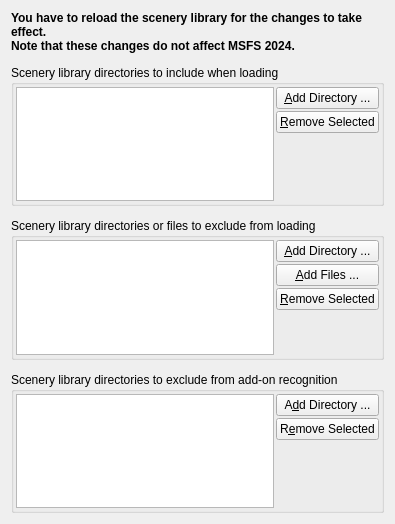
          <widget class="QWidget" name="scrollAreaWidgetContents_18">
           <property name="geometry">
            <rect>
             <x>0</x>
             <y>0</y>
             <width>395</width>
             <height>524</height>
            </rect>
           </property>
           <layout class="QGridLayout" name="gridLayout_38">
            <property name="verticalSpacing">
             <number>12</number>
            </property>
            <item row="0" column="0">
             <widget class="QLabel" name="labelOptionsDatabaseReload">
              <property name="sizePolicy">
               <sizepolicy hsizetype="Preferred" vsizetype="Minimum">
                <horstretch>0</horstretch>
                <verstretch>0</verstretch>
               </sizepolicy>
              </property>
              <property name="text">
               <string>&lt;p&gt;&lt;b&gt;You have to reload the scenery library for the changes to take effect.&lt;br/&gt;Note that these changes do not affect MSFS 2024.&lt;/b&gt;&lt;/p&gt;</string>
              </property>
              <property name="wordWrap">
               <bool>true</bool>
              </property>
              <property name="margin">
               <number>10</number>
              </property>
              <property name="textInteractionFlags">
               <set>Qt::LinksAccessibleByMouse|Qt::TextSelectableByMouse</set>
              </property>
             </widget>
            </item>
            <item row="2" column="0">
             <widget class="QGroupBox" name="groupBox_37">
              <property name="title">
               <string>Scenery library directories or files to exclude from loading</string>
              </property>
              <layout class="QGridLayout" name="gridLayout_52">
               <property name="leftMargin">
                <number>2</number>
               </property>
               <property name="topMargin">
                <number>2</number>
               </property>
               <property name="rightMargin">
                <number>2</number>
               </property>
               <property name="bottomMargin">
                <number>2</number>
               </property>
               <property name="spacing">
                <number>2</number>
               </property>
               <item row="0" column="0" rowspan="4">
                <widget class="QTableWidget" name="tableWidgetOptionsDatabaseExclude">
                 <property name="sizePolicy">
                  <sizepolicy hsizetype="Expanding" vsizetype="Ignored">
                   <horstretch>0</horstretch>
                   <verstretch>0</verstretch>
                  </sizepolicy>
                 </property>
                 <property name="toolTip">
                  <string>All directories including sub-directories and files in this list will be omitted when loading the scenery library into the Little Navmap database.
You can also use this list to speed up database loading if you exclude directories that do not contain airports or navaids.
These paths apply to all Flight Simulators (FSX, Prepar3D, MSFS and X-Plane).
You have to reload the scenery library so that the changes take effect.</string>
                 </property>
                 <property name="editTriggers">
                  <set>QAbstractItemView::NoEditTriggers</set>
                 </property>
                 <property name="tabKeyNavigation">
                  <bool>false</bool>
                 </property>
                 <property name="showDropIndicator" stdset="0">
                  <bool>false</bool>
                 </property>
                 <property name="alternatingRowColors">
                  <bool>true</bool>
                 </property>
                 <property name="selectionMode">
                  <enum>QAbstractItemView::ExtendedSelection</enum>
                 </property>
                 <property name="textElideMode">
                  <enum>Qt::ElideLeft</enum>
                 </property>
                 <property name="horizontalScrollMode">
                  <enum>QAbstractItemView::ScrollPerPixel</enum>
                 </property>
                 <property name="wordWrap">
                  <bool>false</bool>
                 </property>
                 <property name="cornerButtonEnabled">
                  <bool>false</bool>
                 </property>
                 <attribute name="horizontalHeaderVisible">
                  <bool>false</bool>
                 </attribute>
                 <attribute name="verticalHeaderVisible">
                  <bool>false</bool>
                 </attribute>
                 <attribute name="verticalHeaderHighlightSections">
                  <bool>false</bool>
                 </attribute>
                </widget>
               </item>
               <item row="0" column="1">
                <widget class="QPushButton" name="pushButtonOptionsDatabaseAddExcludeDir">
                 <property name="text">
                  <string>&amp;Add Directory ...</string>
                 </property>
                </widget>
               </item>
               <item row="1" column="1">
                <widget class="QPushButton" name="pushButtonOptionsDatabaseAddExcludeFile">
                 <property name="text">
                  <string>&amp;Add Files ...</string>
                 </property>
                </widget>
               </item>
               <item row="2" column="1">
                <widget class="QPushButton" name="pushButtonOptionsDatabaseRemoveExclude">
                 <property name="text">
                  <string>&amp;Remove Selected</string>
                 </property>
                </widget>
               </item>
               <item row="3" column="1">
                <spacer name="verticalSpacer_21">
                 <property name="orientation">
                  <enum>Qt::Vertical</enum>
                 </property>
                 <property name="sizeHint" stdset="0">
                  <size>
                   <width>20</width>
                   <height>40</height>
                  </size>
                 </property>
                </spacer>
               </item>
              </layout>
             </widget>
            </item>
            <item row="3" column="0">
             <widget class="QGroupBox" name="groupBox_38">
              <property name="title">
               <string>Scenery library directories to exclude from add-on recognition</string>
              </property>
              <layout class="QGridLayout" name="gridLayout_53">
               <property name="leftMargin">
                <number>2</number>
               </property>
               <property name="topMargin">
                <number>2</number>
               </property>
               <property name="rightMargin">
                <number>2</number>
               </property>
               <property name="bottomMargin">
                <number>2</number>
               </property>
               <property name="spacing">
                <number>2</number>
               </property>
               <item row="0" column="0" rowspan="3">
                <widget class="QTableWidget" name="tableWidgetOptionsDatabaseExcludeAddon">
                 <property name="sizePolicy">
                  <sizepolicy hsizetype="Expanding" vsizetype="Ignored">
                   <horstretch>0</horstretch>
                   <verstretch>0</verstretch>
                  </sizepolicy>
                 </property>
                 <property name="toolTip">
                  <string>All airports found outside the default &quot;scenery&quot; directory will be considered add-ons.
You can use this list to modify this behavior.
Any airports found in these directories and their sub-directories will not be considered add-ons.
These paths apply to all Flight Simulators  (FSX, Prepar3D, MSFS and X-Plane).
You have to reload the scenery library so that the changes take effect.</string>
                 </property>
                 <property name="editTriggers">
                  <set>QAbstractItemView::NoEditTriggers</set>
                 </property>
                 <property name="tabKeyNavigation">
                  <bool>false</bool>
                 </property>
                 <property name="showDropIndicator" stdset="0">
                  <bool>false</bool>
                 </property>
                 <property name="alternatingRowColors">
                  <bool>true</bool>
                 </property>
                 <property name="selectionMode">
                  <enum>QAbstractItemView::ExtendedSelection</enum>
                 </property>
                 <property name="textElideMode">
                  <enum>Qt::ElideLeft</enum>
                 </property>
                 <property name="horizontalScrollMode">
                  <enum>QAbstractItemView::ScrollPerPixel</enum>
                 </property>
                 <property name="wordWrap">
                  <bool>false</bool>
                 </property>
                 <property name="cornerButtonEnabled">
                  <bool>false</bool>
                 </property>
                 <attribute name="horizontalHeaderVisible">
                  <bool>false</bool>
                 </attribute>
                 <attribute name="verticalHeaderVisible">
                  <bool>false</bool>
                 </attribute>
                 <attribute name="verticalHeaderHighlightSections">
                  <bool>false</bool>
                 </attribute>
                </widget>
               </item>
               <item row="0" column="1">
                <widget class="QPushButton" name="pushButtonOptionsDatabaseAddAddon">
                 <property name="text">
                  <string>A&amp;dd Directory ...</string>
                 </property>
                </widget>
               </item>
               <item row="1" column="1">
                <widget class="QPushButton" name="pushButtonOptionsDatabaseRemoveAddon">
                 <property name="text">
                  <string>R&amp;emove Selected</string>
                 </property>
                </widget>
               </item>
               <item row="2" column="1">
                <spacer name="verticalSpacer_20">
                 <property name="orientation">
                  <enum>Qt::Vertical</enum>
                 </property>
                 <property name="sizeHint" stdset="0">
                  <size>
                   <width>20</width>
                   <height>40</height>
                  </size>
                 </property>
                </spacer>
               </item>
              </layout>
             </widget>
            </item>
            <item row="1" column="0">
             <widget class="QGroupBox" name="groupBox_36">
              <property name="title">
               <string>Scenery library directories to include when loading</string>
              </property>
              <layout class="QGridLayout" name="gridLayout_51">
               <property name="leftMargin">
                <number>2</number>
               </property>
               <property name="topMargin">
                <number>2</number>
               </property>
               <property name="rightMargin">
                <number>2</number>
               </property>
               <property name="bottomMargin">
                <number>2</number>
               </property>
               <property name="spacing">
                <number>2</number>
               </property>
               <item row="0" column="0" rowspan="3">
                <widget class="QTableWidget" name="tableWidgetOptionsDatabaseInclude">
                 <property name="enabled">
                  <bool>true</bool>
                 </property>
                 <property name="sizePolicy">
                  <sizepolicy hsizetype="Expanding" vsizetype="Ignored">
                   <horstretch>0</horstretch>
                   <verstretch>0</verstretch>
                  </sizepolicy>
                 </property>
                 <property name="toolTip">
                  <string>All add-ons in this list will be included in the scenery library when the Little Navmap 
database is loaded, regardless of whether they are included the simulator or not.
These paths apply to all Flight Simulators like MSFS (extending the directory &quot;Community&quot;) and 
X-Plane (extending the directory &quot;Custom Scenery&quot;). Note that these entries are always read last.
You have to reload the scenery library so that the changes take effect.</string>
                 </property>
                 <property name="editTriggers">
                  <set>QAbstractItemView::NoEditTriggers</set>
                 </property>
                 <property name="tabKeyNavigation">
                  <bool>false</bool>
                 </property>
                 <property name="showDropIndicator" stdset="0">
                  <bool>false</bool>
                 </property>
                 <property name="alternatingRowColors">
                  <bool>true</bool>
                 </property>
                 <property name="selectionMode">
                  <enum>QAbstractItemView::ExtendedSelection</enum>
                 </property>
                 <property name="textElideMode">
                  <enum>Qt::ElideLeft</enum>
                 </property>
                 <property name="horizontalScrollMode">
                  <enum>QAbstractItemView::ScrollPerPixel</enum>
                 </property>
                 <property name="wordWrap">
                  <bool>false</bool>
                 </property>
                 <property name="cornerButtonEnabled">
                  <bool>false</bool>
                 </property>
                 <attribute name="horizontalHeaderVisible">
                  <bool>false</bool>
                 </attribute>
                 <attribute name="verticalHeaderVisible">
                  <bool>false</bool>
                 </attribute>
                 <attribute name="verticalHeaderHighlightSections">
                  <bool>false</bool>
                 </attribute>
                </widget>
               </item>
               <item row="0" column="1">
                <widget class="QPushButton" name="pushButtonOptionsDatabaseAddIncludeDir">
                 <property name="text">
                  <string>&amp;Add Directory ...</string>
                 </property>
                </widget>
               </item>
               <item row="1" column="1">
                <widget class="QPushButton" name="pushButtonOptionsDatabaseRemoveInclude">
                 <property name="text">
                  <string>&amp;Remove Selected</string>
                 </property>
                </widget>
               </item>
               <item row="2" column="1">
                <spacer name="verticalSpacer_22">
                 <property name="orientation">
                  <enum>Qt::Vertical</enum>
                 </property>
                 <property name="sizeHint" stdset="0">
                  <size>
                   <width>20</width>
                   <height>40</height>
                  </size>
                 </property>
                </spacer>
               </item>
              </layout>
             </widget>
            </item>
           </layout>
          </widget>
